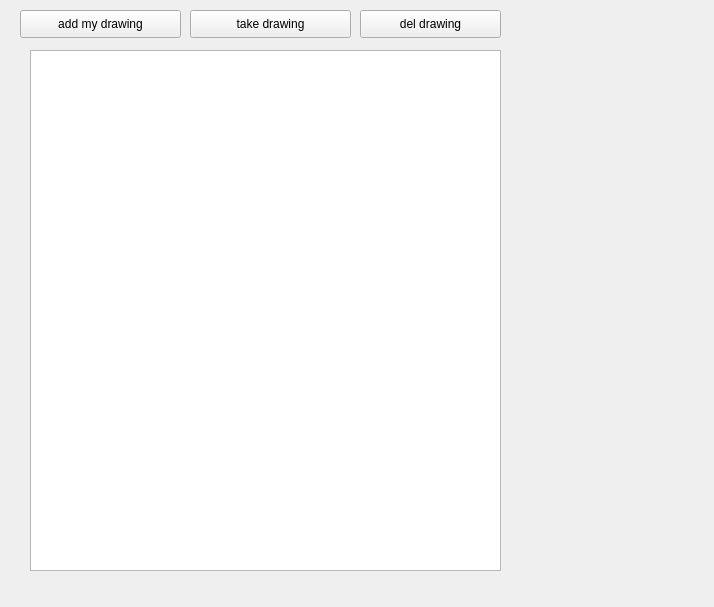
<?xml version="1.0" encoding="UTF-8"?>
<ui version="4.0">
 <class>Form</class>
 <widget class="QWidget" name="Form">
  <property name="geometry">
   <rect>
    <x>0</x>
    <y>0</y>
    <width>714</width>
    <height>607</height>
   </rect>
  </property>
  <property name="windowTitle">
   <string>Form</string>
  </property>
  <widget class="QTableWidget" name="TW">
   <property name="geometry">
    <rect>
     <x>30</x>
     <y>50</y>
     <width>471</width>
     <height>521</height>
    </rect>
   </property>
  </widget>
  <widget class="QPushButton" name="add_btn">
   <property name="geometry">
    <rect>
     <x>20</x>
     <y>10</y>
     <width>161</width>
     <height>28</height>
    </rect>
   </property>
   <property name="text">
    <string>add my drawing</string>
   </property>
  </widget>
  <widget class="QPushButton" name="take_btn">
   <property name="geometry">
    <rect>
     <x>190</x>
     <y>10</y>
     <width>161</width>
     <height>28</height>
    </rect>
   </property>
   <property name="text">
    <string>take drawing</string>
   </property>
  </widget>
  <widget class="QPushButton" name="del_btn">
   <property name="geometry">
    <rect>
     <x>360</x>
     <y>10</y>
     <width>141</width>
     <height>28</height>
    </rect>
   </property>
   <property name="text">
    <string>del drawing</string>
   </property>
  </widget>
 </widget>
 <resources/>
 <connections/>
</ui>
